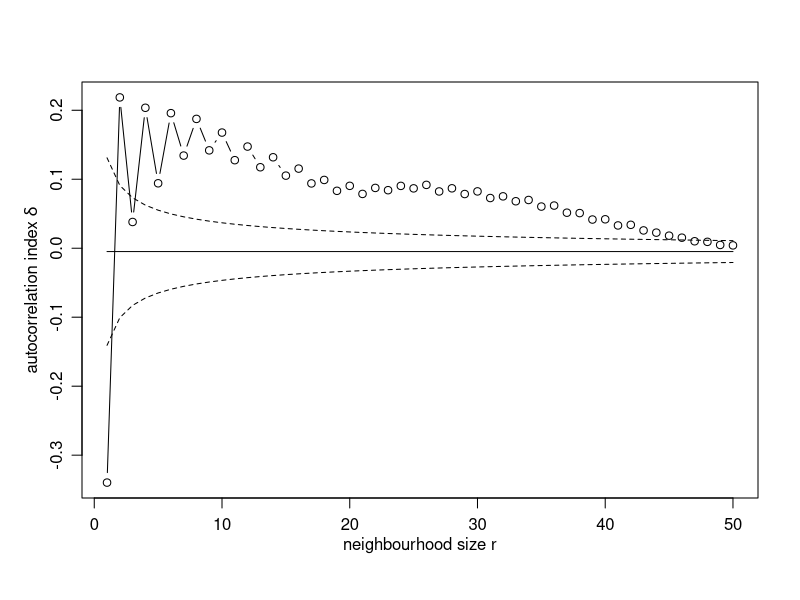

The R script that drew this image:
# calculs auto-corrélation textuelle avec "sganarelle" (données préparées par Aris)

# on considère divers types de distances D entre mots, ainsi que différentes matrices d'échange E(l) ("l-sized neighborhoods")

setwd("/Documents/SimDiversity/SemSim_AutoCor/textual_autocorrelation_old")

  
distances=read.csv(file="distances.txt",sep = "\t",header = TRUE)

pos1=distances$position1
pos2=distances$position2
discr=distances$discrete
wdiscr=distances$weighted_discrete
chiSq=distances$chi_square


sexe=read.csv(file="sganarelle_sexe.txt",sep = "\t",header = TRUE)
pos=sexe$X__context__
femme=sexe$femme

docterme=read.csv(file="sganarelle_doc_terme.txt",sep = "\t",header = TRUE)
docterme=as.matrix(docterme)
Encoding(docterme) <- "latin1"


context=as.numeric(docterme[,3])
count=as.numeric(docterme[,4])

longueur<-aggregate(count,list(context=context),sum)[,2]
n=length(longueur)

 
#Extraction des matrices de distances
#longueurs de mots
Dlong=matrix(0,n,n)
for (i in 1:n) {
	for (j in 1:n) {
	Dlong[i,j]=(longueur[i]-longueur[j])^2
	}}



#sexe des personnes
Dsex=matrix(0,n,n)
for (i in 1:n) {
	for (j in 1:n) {
	Dsex[i,j]=(femme[i]-femme[j])^2
	}}

#chi-carre
dim(chiSq)=c(n,n)
Dchi2=chiSq

#discrete === c'est la même que Dsex! 
dim(discr)=c(n,n)
Ddiscr=discr

#discrete pondérée
dim(wdiscr)=c(n,n)
Dwdiscr=wdiscr

# choix de la distance 
D=Dwdiscr
# D=Dlong
# etc.

# code R pour creer les "l-sized neighborhoods"
 

E<-function(l){
	E<-rep(0,n*n)
	L<-rep(0,n*n)
	dim(L)=c(n,n)
	dim(E)=c(n,n)
	for (i in 1:n){
		for (j in 1:n){
			L[i,j]<-as.numeric(abs(i-j)<=l)*(1-as.numeric(j==i))
		}
	}	
	E<-L/sum(L)
	E
} 



#inertie, inertie locale et difference relative, de l=1 a l=K

#initialisation
K<-n
diffrel<-c()
diffrel_max<-c()
diffrel_min<-c()
esp = c()
alpha = 0.05

for (l in 1:K){
	f<-rowSums(E(l))
	Delta<-0.5*(t(f)%*%D%*%f)
	DeltaLoc<-0.5*sum(E(l)*D)
	diffrel[l]<-(Delta-DeltaLoc)/Delta
	
	#Calcul de la moyenne et l'espérance de l'index
	#d'autocorrélation
	W = diag(1/f)%*%E(l)
	esp[l] = (sum(diag(W))-1)/(n-1)
	var = (2/(n^2-1))*(sum(diag(W%*%W))-1-(((sum(diag(W))-1)^2)/(n-1)))
	
	#Calcul du delta max et min pour alpha = 0.05
	diffrel_max[l] = (sqrt(var)*qnorm(1-(alpha/2)))+esp[l]
	diffrel_min[l] = (sqrt(var)*qnorm(alpha/2))+esp[l]

} 


plot(diffrel[1:50], type = "b",  ylim = c(diffrel[1],diffrel[2]), xlab =expression("neighbourhood size "*r), ylab =expression("autocorrelation index "*delta),mgp=c(2, 0.8, 0))
lines(esp[1:50])
lines(diffrel_max[1:50], lty=2)
lines(diffrel_min[1:50], lty=2)